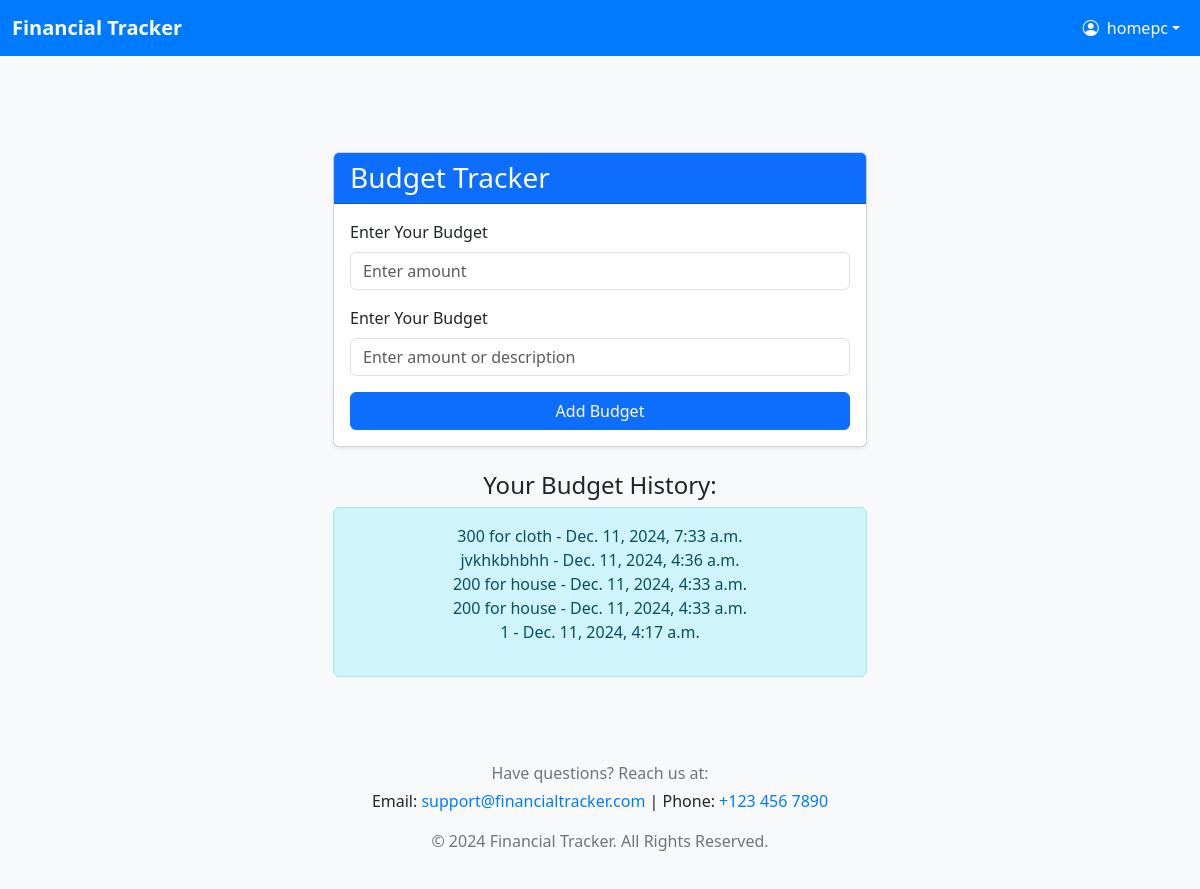
Screenshot of /addbudget/ (signed in) with the database file from the repository.
### tracker/models.py (models this page shows, shortened)
class Budget(models.Model):
    description = models.CharField(max_length=255)
    created_at = models.DateTimeField(auto_now_add=True)

### tracker/views.py (the view)
# urls.py: path('addbudget/', views.index, name='index'),
@login_required
def index(request):
    if request.method == "POST":
        description = request.POST.get('budget')
        if description:
            Budget.objects.create(description=description)
            return redirect('index')
    budgets = Budget.objects.all().order_by('-created_at')
    return render(request, 'index.html', {'budgets': budgets})

### tracker/templates/index.html (shortened to what this page needs)
{% extends "base.html" %}
{% block content %}
</head>
<body class="bg-light">
    <div class="container py-5">
        <div class="row justify-content-center">
            <div class="col-md-6">
                <div class="card shadow-sm">
                    <div class="card-header bg-primary text-white">
                        <h3 class="mb-0">Budget Tracker</h3>
                    </div>
                    <div class="card-body">
                        <form method="POST">
                             <div class="mb-3">
                                <label for="budget" class="form-label">Enter Your Budget</label>
                                <input type="number" class="form-control" id="budget" name="budget" placeholder="Enter amount" required>
                            </div>
                            <div class="mb-3">
                                <label for="budget" class="form-label">Enter Your Budget</label>
                                <input type="text" class="form-control" id="budget" name="budget" placeholder="Enter amount or description" required>
                            </div>
                            <button type="submit" class="btn btn-primary w-100">Add Budget</button>
                        </form>
                    </div>
                </div>
                <div class="mt-4">
                    <h4 class="text-center">Your Budget History:</h4>
                    <div class="alert alert-info text-center">
                        <ul class="list-unstyled">
                            {% for budget in budgets %}
                            <li>{{ budget.description }} - {{ budget.created_at }}</li>
                            {% endfor %}
                        </ul>
                    </div>
                </div>
            </div>
        </div>
    </div>
</body>
</html>
{% endblock %}

### tracker/templates/base.html (shortened to what this page needs)
<!DOCTYPE html>
<html lang="en">
<head>
    {% load static %}
    <link rel="stylesheet" href="https://cdn.jsdelivr.net/npm/bootstrap@5.3.0/dist/css/bootstrap.min.css">
    <link href="https://cdn.jsdelivr.net/npm/bootstrap-icons/font/bootstrap-icons.css" rel="stylesheet">
</head>
<body>
    <nav class="navbar navbar-expand-lg navbar-dark">
        <div class="container-fluid ">
            <a class="navbar-brand fw-bold" href="{% url 'home' %}">Financial Tracker</a>
            <div class="collapse navbar-collapse">
                <ul class="navbar-nav ms-auto">
                    {% if user.is_authenticated %}
                    <li class="nav-item dropdown">
                        <a class="nav-link dropdown-toggle d-flex align-items-center" href="#" id="userDropdown" role="button">
                            <i class="bi bi-person-circle me-2"></i> {{ user.username }}
                        </a>
                    </li>
                    {% endif %}
                </ul>
            </div>
        </div>
    </nav>
    <div class="container mt-5">
        {% block content %}{% endblock %}
    <footer class="text-center">
        <div class="container ">
            <p class="footer-text mb-1">Have questions? Reach us at:</p>
            <p class="footer-links">
                Email: <a href="mailto:support@financialtracker.com">support@financialtracker.com</a> |
                Phone: <a href="tel:+1234567890">+123 456 7890</a>
            </p>
            <p class="footer-text">&copy; 2024 Financial Tracker. All Rights Reserved.</p>
        </div>
    </footer>
</body>
</html>

### tracker/templates/base.html (style rules this page uses)
.navbar { background-color: #007bff; }
.navbar-brand, .nav-link, .dropdown-item { color: #ffffff !important; }
footer { background-color: #f8f9fa; padding: 20px 0; }
footer .footer-text { color: #6c757d; }
footer .footer-links a { color: #007bff; text-decoration: none; }

### rows the page displays
Budget: description "300 for cloth", created_at "Dec. 11, 2024, 7:33 a.m."
Budget: description "jvkhkbhbhh", created_at "Dec. 11, 2024, 4:36 a.m."
Budget: description "200 for house", created_at "Dec. 11, 2024, 4:33 a.m."
Budget: description "200 for house", created_at "Dec. 11, 2024, 4:33 a.m."
Budget: description "1", created_at "Dec. 11, 2024, 4:17 a.m."

### other values shown
{{ user.username }} "homepc"
